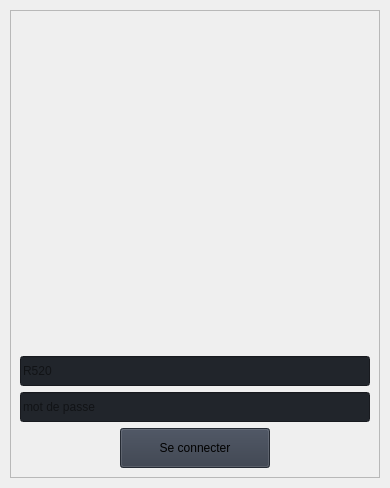
                     <widget class="QWidget" name="login">
                      <layout class="QHBoxLayout" name="horizontalLayout_7" stretch="0">
                       <property name="spacing">
                        <number>10</number>
                       </property>
                       <property name="leftMargin">
                        <number>10</number>
                       </property>
                       <property name="topMargin">
                        <number>10</number>
                       </property>
                       <property name="rightMargin">
                        <number>10</number>
                       </property>
                       <property name="bottomMargin">
                        <number>10</number>
                       </property>
                       <item>
                        <widget class="QFrame" name="frame">
                         <property name="frameShape">
                          <enum>QFrame::Shape::StyledPanel</enum>
                         </property>
                         <property name="frameShadow">
                          <enum>QFrame::Shadow::Raised</enum>
                         </property>
                         <layout class="QGridLayout" name="gridLayout_3">
                          <item row="0" column="0" alignment="Qt::AlignmentFlag::AlignHCenter|Qt::AlignmentFlag::AlignTop">
                           <widget class="QLabel" name="logo_login">
                            <property name="minimumSize">
                             <size>
                              <width>300</width>
                              <height>330</height>
                             </size>
                            </property>
                            <property name="maximumSize">
                             <size>
                              <width>500</width>
                              <height>900</height>
                             </size>
                            </property>
                            <property name="styleSheet">
                             <string notr="true">background :url(:/images/images/images/Solvix.png) no-repeat center;
background-size: cover;</string>
                            </property>
                            <property name="text">
                             <string/>
                            </property>
                           </widget>
                          </item>
                          <item row="1" column="0" alignment="Qt::AlignmentFlag::AlignHCenter|Qt::AlignmentFlag::AlignBottom">
                           <widget class="QLineEdit" name="username">
                            <property name="minimumSize">
                             <size>
                              <width>350</width>
                              <height>30</height>
                             </size>
                            </property>
                            <property name="maximumSize">
                             <size>
                              <width>120</width>
                              <height>16777215</height>
                             </size>
                            </property>
                            <property name="styleSheet">
                             <string notr="true">background-color: rgb(33, 37, 43);</string>
                            </property>
                            <property name="text">
                             <string/>
                            </property>
                            <property name="placeholderText">
                             <string>R520</string>
                            </property>
                           </widget>
                          </item>
                          <item row="2" column="0" alignment="Qt::AlignmentFlag::AlignHCenter|Qt::AlignmentFlag::AlignVCenter">
                           <widget class="QLineEdit" name="password">
                            <property name="minimumSize">
                             <size>
                              <width>350</width>
                              <height>30</height>
                             </size>
                            </property>
                            <property name="styleSheet">
                             <string notr="true">background-color: rgb(33, 37, 43);</string>
                            </property>
                            <property name="text">
                             <string/>
                            </property>
                            <property name="echoMode">
                             <enum>QLineEdit::EchoMode::Password</enum>
                            </property>
                            <property name="placeholderText">
                             <string>mot de passe</string>
                            </property>
                           </widget>
                          </item>
                          <item row="3" column="0" alignment="Qt::AlignmentFlag::AlignHCenter">
                           <widget class="QPushButton" name="login_button">
                            <property name="minimumSize">
                             <size>
                              <width>150</width>
                              <height>40</height>
                             </size>
                            </property>
                            <property name="styleSheet">
                             <string notr="true">background-color: rgb(52, 59, 72);</string>
                            </property>
                            <property name="text">
                             <string>Se connecter</string>
                            </property>
                            <property name="icon">
                             <iconset resource="resources.qrc">
                              <normaloff>:/icons/images/icons/cil-lock-unlocked.png</normaloff>:/icons/images/icons/cil-lock-unlocked.png</iconset>
                            </property>
                           </widget>
                          </item>
                         </layout>
                        </widget>
                       </item>
                      </layout>
                     </widget>
